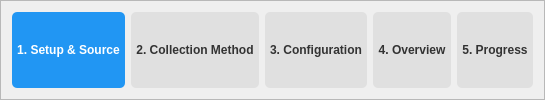
    <widget class="QFrame" name="frame_wizard_header">
     <property name="frameShape">
      <enum>QFrame::StyledPanel</enum>
     </property>
     <property name="frameShadow">
      <enum>QFrame::Raised</enum>
     </property>
     <layout class="QHBoxLayout" name="horizontalLayout_header">
      <item>
       <widget class="QLabel" name="label_step1">
        <property name="minimumSize">
         <size>
          <width>0</width>
          <height>40</height>
         </size>
        </property>
        <property name="styleSheet">
         <string notr="true">background-color: #2196F3; color: white; border-radius: 5px; padding: 5px; font-weight: bold;</string>
        </property>
        <property name="text">
         <string>1. Setup &amp; Source</string>
        </property>
        <property name="alignment">
         <set>Qt::AlignCenter</set>
        </property>
       </widget>
      </item>
      <item>
       <widget class="QLabel" name="label_step2">
        <property name="minimumSize">
         <size>
          <width>0</width>
          <height>40</height>
         </size>
        </property>
        <property name="styleSheet">
         <string notr="true">background-color: #E0E0E0; color: #333; border-radius: 5px; padding: 5px; font-weight: bold;</string>
        </property>
        <property name="text">
         <string>2. Collection Method</string>
        </property>
        <property name="alignment">
         <set>Qt::AlignCenter</set>
        </property>
       </widget>
      </item>
      <item>
       <widget class="QLabel" name="label_step3">
        <property name="minimumSize">
         <size>
          <width>0</width>
          <height>40</height>
         </size>
        </property>
        <property name="styleSheet">
         <string notr="true">background-color: #E0E0E0; color: #333; border-radius: 5px; padding: 5px; font-weight: bold;</string>
        </property>
        <property name="text">
         <string>3. Configuration</string>
        </property>
        <property name="alignment">
         <set>Qt::AlignCenter</set>
        </property>
       </widget>
      </item>
      <item>
       <widget class="QLabel" name="label_step4">
        <property name="minimumSize">
         <size>
          <width>0</width>
          <height>40</height>
         </size>
        </property>
        <property name="styleSheet">
         <string notr="true">background-color: #E0E0E0; color: #333; border-radius: 5px; padding: 5px; font-weight: bold;</string>
        </property>
        <property name="text">
         <string>4. Overview</string>
        </property>
        <property name="alignment">
         <set>Qt::AlignCenter</set>
        </property>
       </widget>
      </item>
      <item>
       <widget class="QLabel" name="label_step5">
        <property name="minimumSize">
         <size>
          <width>0</width>
          <height>40</height>
         </size>
        </property>
        <property name="styleSheet">
         <string notr="true">background-color: #E0E0E0; color: #333; border-radius: 5px; padding: 5px; font-weight: bold;</string>
        </property>
        <property name="text">
         <string>5. Progress</string>
        </property>
        <property name="alignment">
         <set>Qt::AlignCenter</set>
        </property>
       </widget>
      </item>
     </layout>
    </widget>
